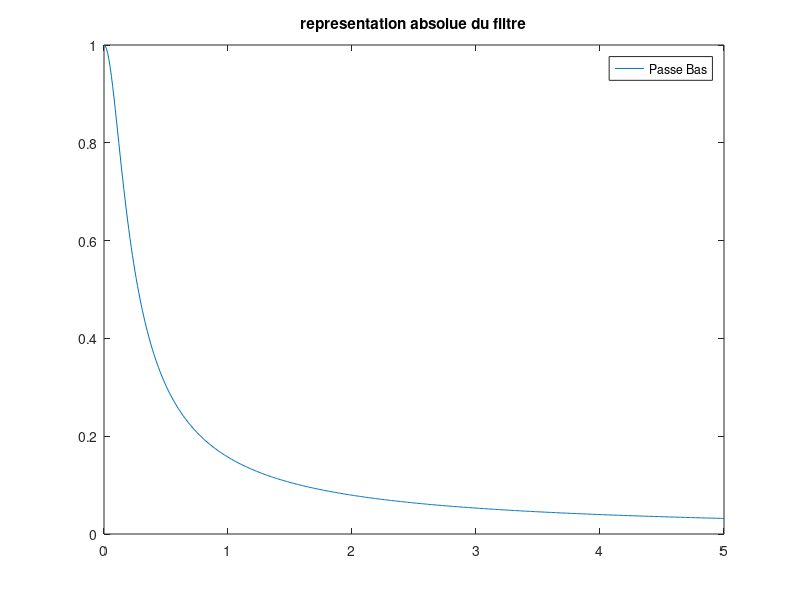
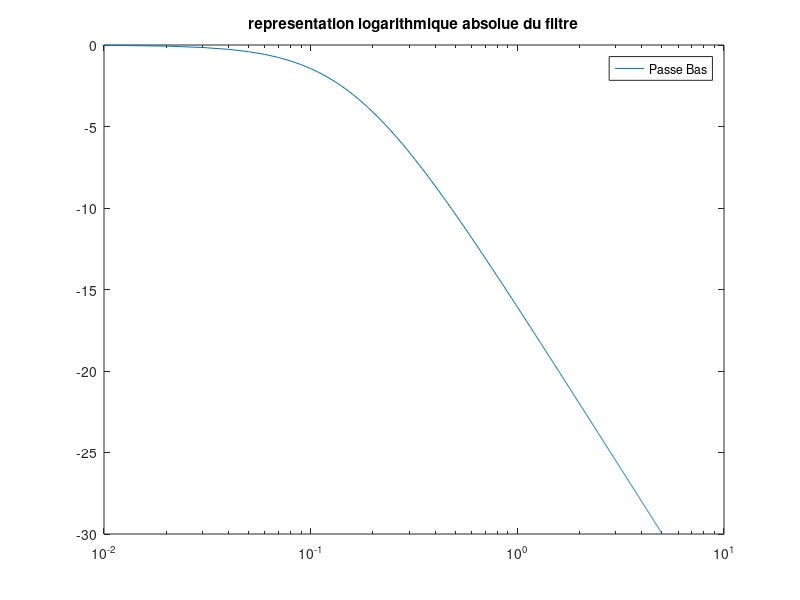
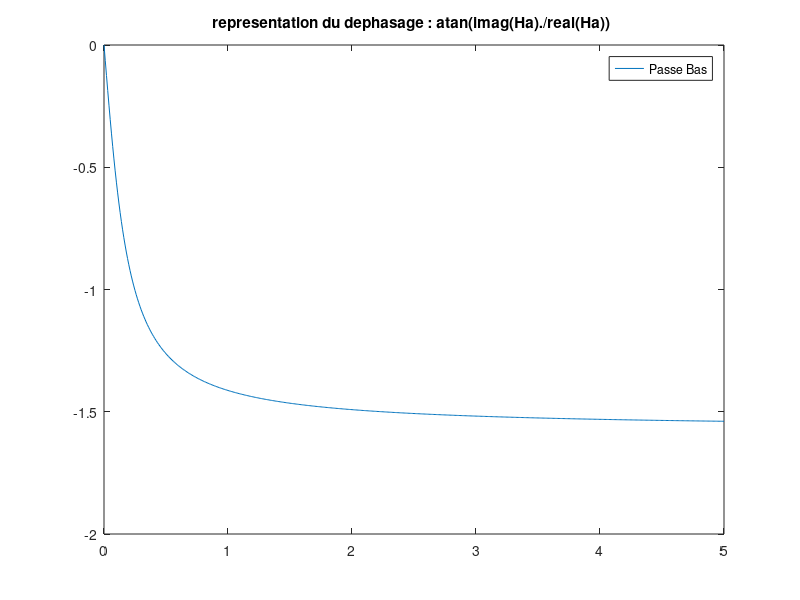
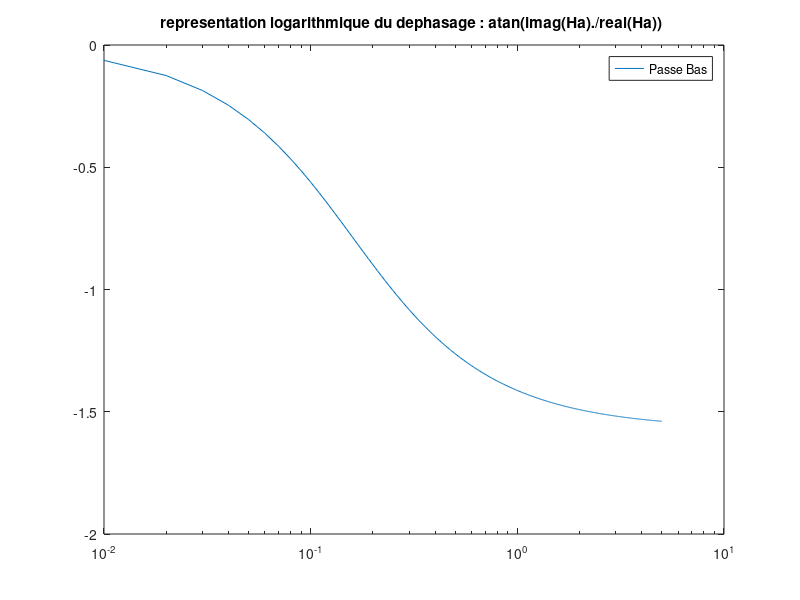

Write MATLAB code to recreate these figures, in order.
% 2014-04-26
% Traitement du signal
% TD1
% Benjamin Derville

RC = 1;
f=0:0.01:5;

%% On fait le filtre, et on remplace w par 2*j*pi*f (fourier)
Ha = ones(size(f))./(ones(size(f))+2*1i*pi*f*RC);

figure(1);
plot(f,abs(Ha));
title('representation absolue du filtre');
legend('Passe Bas');

figure(2);
semilogx(f,20*log10(abs(Ha)));
title('representation logarithmique absolue du filtre');
legend('Passe Bas');

figure(3);
plot(f,atan(imag(Ha)./real(Ha)));
title('representation du dephasage : atan(imag(Ha)./real(Ha)) '); %% ?? Comment interpreter ceci ?
legend('Passe Bas');


figure(4);
semilogx(f,atan(imag(Ha)./real(Ha)));
title('representation logarithmique du dephasage : atan(imag(Ha)./real(Ha)) '); %% ?? Comment interpreter ceci ?
legend('Passe Bas');


%%% Est-ce quil y a vraiment ça dans cette partie ?
%% Hd = beta*ones(size(f))./(ones(size(f))-alpha*exp(-2*1i*pi*f*Te));
%% figure(5);
%% semilogx(f,20*log10(abs(Hd)),'r');
%% title('representation logarithmique absolue du filtre Hd'); %% ?? Comment interpreter ceci ?
%% legend('Passe Bas');


%% source code for a plot

%plot (x, sin (x));
%title ('sin(x) for x = -10:0.1:10');
%xlabel ('x');
%ylabel ('sin (x)');
%text (pi, 0.7, 'arbitrary text');
%legend ('sin (x)');